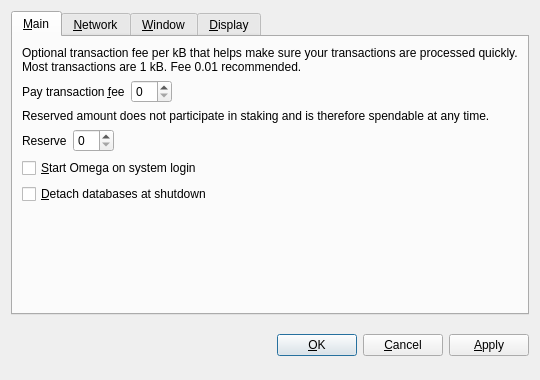
<?xml version="1.0" encoding="UTF-8"?>
<ui version="4.0">
 <class>OptionsDialog</class>
 <widget class="QDialog" name="OptionsDialog">
  <property name="geometry">
   <rect>
    <x>0</x>
    <y>0</y>
    <width>540</width>
    <height>380</height>
   </rect>
  </property>
  <property name="windowTitle">
   <string>Options</string>
  </property>
  <property name="modal">
   <bool>true</bool>
  </property>
  <layout class="QVBoxLayout" name="verticalLayout">
   <item>
    <widget class="QTabWidget" name="tabWidget">
     <property name="tabPosition">
      <enum>QTabWidget::North</enum>
     </property>
     <property name="currentIndex">
      <number>0</number>
     </property>
     <widget class="QWidget" name="tabMain">
      <attribute name="title">
       <string>&amp;Main</string>
      </attribute>
      <layout class="QVBoxLayout" name="verticalLayout_Main">
       <item>
        <widget class="QLabel" name="transactionFeeInfoLabel">
         <property name="text">
          <string>Optional transaction fee per kB that helps make sure your transactions are processed quickly. Most transactions are 1 kB. Fee 0.01 recommended.</string>
         </property>
         <property name="textFormat">
          <enum>Qt::PlainText</enum>
         </property>
         <property name="wordWrap">
          <bool>true</bool>
         </property>
        </widget>
       </item>
       <item>
        <layout class="QHBoxLayout" name="horizontalLayoutFee">
         <item>
          <widget class="QLabel" name="transactionFeeLabel">
           <property name="text">
            <string>Pay transaction &amp;fee</string>
           </property>
           <property name="textFormat">
            <enum>Qt::PlainText</enum>
           </property>
           <property name="buddy">
            <cstring>transactionFee</cstring>
           </property>
          </widget>
         </item>
         <item>
          <widget class="BitcoinAmountField" name="transactionFee"/>
         </item>
         <item>
          <spacer name="horizontalSpacerFee">
           <property name="orientation">
            <enum>Qt::Horizontal</enum>
           </property>
           <property name="sizeHint" stdset="0">
            <size>
             <width>40</width>
             <height>20</height>
            </size>
           </property>
          </spacer>
         </item>
        </layout>
       </item>
       <item>
        <widget class="QLabel" name="reserveBalanceInfoLabel">
         <property name="text">
          <string>Reserved amount does not participate in staking and is therefore spendable at any time.</string>
         </property>
         <property name="textFormat">
          <enum>Qt::PlainText</enum>
         </property>
         <property name="wordWrap">
          <bool>true</bool>
         </property>
        </widget>
       </item>
       <item>
        <layout class="QHBoxLayout" name="horizontalLayoutReserveBalance">
         <item>
          <widget class="QLabel" name="reserveBalanceLabel">
           <property name="text">
            <string>Reserve</string>
           </property>
           <property name="textFormat">
            <enum>Qt::PlainText</enum>
           </property>
           <property name="buddy">
            <cstring>reserveBalance</cstring>
           </property>
          </widget>
         </item>
         <item>
          <widget class="BitcoinAmountField" name="reserveBalance"/>
         </item>
         <item>
          <spacer name="horizontalSpacerReserveBalance">
           <property name="orientation">
            <enum>Qt::Horizontal</enum>
           </property>
           <property name="sizeHint" stdset="0">
            <size>
             <width>40</width>
             <height>20</height>
            </size>
           </property>
          </spacer>
         </item>
        </layout>
       </item>
       <item>
        <widget class="QCheckBox" name="bitcoinAtStartup">
         <property name="toolTip">
          <string>Automatically start Omega after logging in to the system.</string>
         </property>
         <property name="text">
          <string>&amp;Start Omega on system login</string>
         </property>
        </widget>
       </item>
       <item>
        <widget class="QCheckBox" name="detachDatabases">
         <property name="toolTip">
          <string>Detach block and address databases at shutdown. This means they can be moved to another data directory, but it slows down shutdown. The wallet is always detached.</string>
         </property>
         <property name="text">
          <string>&amp;Detach databases at shutdown</string>
         </property>
        </widget>
       </item>
       <item>
        <spacer name="verticalSpacer_Main">
         <property name="orientation">
          <enum>Qt::Vertical</enum>
         </property>
         <property name="sizeHint" stdset="0">
          <size>
           <width>20</width>
           <height>40</height>
          </size>
         </property>
        </spacer>
       </item>
      </layout>
     </widget>
     <widget class="QWidget" name="tabNetwork">
      <attribute name="title">
       <string>&amp;Network</string>
      </attribute>
      <layout class="QVBoxLayout" name="verticalLayout_Network">
       <item>
        <widget class="QCheckBox" name="mapPortUpnp">
         <property name="toolTip">
          <string>Automatically open the Omega client port on the router. This only works when your router supports UPnP and it is enabled.</string>
         </property>
         <property name="text">
          <string>Map port using &amp;UPnP</string>
         </property>
        </widget>
       </item>
       <item>
        <widget class="QCheckBox" name="connectSocks">
         <property name="toolTip">
          <string>Connect to the Omega network through a SOCKS proxy (e.g. when connecting through Tor).</string>
         </property>
         <property name="text">
          <string>&amp;Connect through SOCKS proxy:</string>
         </property>
        </widget>
       </item>
       <item>
        <layout class="QHBoxLayout" name="horizontalLayout_Network">
         <item>
          <widget class="QLabel" name="proxyIpLabel">
           <property name="text">
            <string>Proxy &amp;IP:</string>
           </property>
           <property name="textFormat">
            <enum>Qt::PlainText</enum>
           </property>
           <property name="buddy">
            <cstring>proxyIp</cstring>
           </property>
          </widget>
         </item>
         <item>
          <widget class="QValidatedLineEdit" name="proxyIp">
           <property name="maximumSize">
            <size>
             <width>140</width>
             <height>16777215</height>
            </size>
           </property>
           <property name="toolTip">
            <string>IP address of the proxy (e.g. 127.0.0.1)</string>
           </property>
          </widget>
         </item>
         <item>
          <widget class="QLabel" name="proxyPortLabel">
           <property name="text">
            <string>&amp;Port:</string>
           </property>
           <property name="textFormat">
            <enum>Qt::PlainText</enum>
           </property>
           <property name="buddy">
            <cstring>proxyPort</cstring>
           </property>
          </widget>
         </item>
         <item>
          <widget class="QLineEdit" name="proxyPort">
           <property name="maximumSize">
            <size>
             <width>55</width>
             <height>16777215</height>
            </size>
           </property>
           <property name="toolTip">
            <string>Port of the proxy (e.g. 9050)</string>
           </property>
          </widget>
         </item>
         <item>
          <widget class="QLabel" name="socksVersionLabel">
           <property name="text">
            <string>SOCKS &amp;Version:</string>
           </property>
           <property name="textFormat">
            <enum>Qt::PlainText</enum>
           </property>
           <property name="buddy">
            <cstring>socksVersion</cstring>
           </property>
          </widget>
         </item>
         <item>
          <widget class="QValueComboBox" name="socksVersion">
           <property name="toolTip">
            <string>SOCKS version of the proxy (e.g. 5)</string>
           </property>
          </widget>
         </item>
         <item>
          <spacer name="horizontalSpacer_Network">
           <property name="orientation">
            <enum>Qt::Horizontal</enum>
           </property>
           <property name="sizeHint" stdset="0">
            <size>
             <width>40</width>
             <height>20</height>
            </size>
           </property>
          </spacer>
         </item>
        </layout>
       </item>
       <item>
        <spacer name="verticalSpacer_Network">
         <property name="orientation">
          <enum>Qt::Vertical</enum>
         </property>
         <property name="sizeHint" stdset="0">
          <size>
           <width>20</width>
           <height>40</height>
          </size>
         </property>
        </spacer>
       </item>
      </layout>
     </widget>
     <widget class="QWidget" name="tabWindow">
      <attribute name="title">
       <string>&amp;Window</string>
      </attribute>
      <layout class="QVBoxLayout" name="verticalLayout_Window">
       <item>
        <widget class="QCheckBox" name="minimizeToTray">
         <property name="toolTip">
          <string>Show only a tray icon after minimizing the window.</string>
         </property>
         <property name="text">
          <string>&amp;Minimize to the tray instead of the taskbar</string>
         </property>
        </widget>
       </item>
       <item>
        <widget class="QCheckBox" name="minimizeOnClose">
         <property name="toolTip">
          <string>Minimize instead of exit the application when the window is closed. When this option is enabled, the application will be closed only after selecting Quit in the menu.</string>
         </property>
         <property name="text">
          <string>M&amp;inimize on close</string>
         </property>
        </widget>
       </item>
       <item>
        <spacer name="verticalSpacer_Window">
         <property name="orientation">
          <enum>Qt::Vertical</enum>
         </property>
         <property name="sizeHint" stdset="0">
          <size>
           <width>20</width>
           <height>40</height>
          </size>
         </property>
        </spacer>
       </item>
      </layout>
     </widget>
     <widget class="QWidget" name="tabDisplay">
      <attribute name="title">
       <string>&amp;Display</string>
      </attribute>
      <layout class="QVBoxLayout" name="verticalLayout_Display">
       <item>
        <layout class="QHBoxLayout" name="horizontalLayout_1_Display">
         <item>
          <widget class="QLabel" name="langLabel">
           <property name="text">
            <string>User Interface &amp;language:</string>
           </property>
           <property name="textFormat">
            <enum>Qt::PlainText</enum>
           </property>
           <property name="buddy">
            <cstring>lang</cstring>
           </property>
          </widget>
         </item>
         <item>
          <widget class="QValueComboBox" name="lang">
           <property name="toolTip">
            <string>The user interface language can be set here. This setting will take effect after restarting Omega.</string>
           </property>
          </widget>
         </item>
        </layout>
       </item>
       <item>
        <layout class="QHBoxLayout" name="horizontalLayout_2_Display">
         <item>
          <widget class="QLabel" name="unitLabel">
           <property name="text">
            <string>&amp;Unit to show amounts in:</string>
           </property>
           <property name="textFormat">
            <enum>Qt::PlainText</enum>
           </property>
           <property name="buddy">
            <cstring>unit</cstring>
           </property>
          </widget>
         </item>
         <item>
          <widget class="QValueComboBox" name="unit">
           <property name="toolTip">
            <string>Choose the default subdivision unit to show in the interface and when sending coins.</string>
           </property>
          </widget>
         </item>
        </layout>
       </item>
       <item>
        <widget class="QCheckBox" name="displayAddresses">
         <property name="toolTip">
          <string>Whether to show Omega addresses in the transaction list or not.</string>
         </property>
         <property name="text">
          <string>&amp;Display addresses in transaction list</string>
         </property>
        </widget>
       </item>
       <item>
        <widget class="QCheckBox" name="coinControlFeatures">
         <property name="toolTip">
          <string>Whether to show coin control features or not.</string>
         </property>
         <property name="text">
          <string>Display coin &amp;control features (experts only!)</string>
         </property>
        </widget>
       </item>
       <item>
        <spacer name="verticalSpacer_Display">
         <property name="orientation">
          <enum>Qt::Vertical</enum>
         </property>
         <property name="sizeHint" stdset="0">
          <size>
           <width>20</width>
           <height>40</height>
          </size>
         </property>
        </spacer>
       </item>
      </layout>
     </widget>
    </widget>
   </item>
   <item>
    <layout class="QHBoxLayout" name="horizontalLayout_Buttons">
     <item>
      <spacer name="horizontalSpacer_1">
       <property name="orientation">
        <enum>Qt::Horizontal</enum>
       </property>
       <property name="sizeHint" stdset="0">
        <size>
         <width>40</width>
         <height>48</height>
        </size>
       </property>
      </spacer>
     </item>
     <item>
      <widget class="QLabel" name="statusLabel">
       <property name="font">
        <font>
         <weight>75</weight>
         <bold>true</bold>
        </font>
       </property>
       <property name="text">
        <string/>
       </property>
       <property name="textFormat">
        <enum>Qt::PlainText</enum>
       </property>
       <property name="wordWrap">
        <bool>true</bool>
       </property>
      </widget>
     </item>
     <item>
      <spacer name="horizontalSpacer_2">
       <property name="orientation">
        <enum>Qt::Horizontal</enum>
       </property>
       <property name="sizeHint" stdset="0">
        <size>
         <width>40</width>
         <height>48</height>
        </size>
       </property>
      </spacer>
     </item>
     <item>
      <widget class="QPushButton" name="okButton">
       <property name="text">
        <string>&amp;OK</string>
       </property>
      </widget>
     </item>
     <item>
      <widget class="QPushButton" name="cancelButton">
       <property name="text">
        <string>&amp;Cancel</string>
       </property>
       <property name="autoDefault">
        <bool>false</bool>
       </property>
      </widget>
     </item>
     <item>
      <widget class="QPushButton" name="applyButton">
       <property name="text">
        <string>&amp;Apply</string>
       </property>
       <property name="autoDefault">
        <bool>false</bool>
       </property>
      </widget>
     </item>
    </layout>
   </item>
  </layout>
 </widget>
 <customwidgets>
  <customwidget>
   <class>BitcoinAmountField</class>
   <extends>QSpinBox</extends>
   <header>bitcoinamountfield.h</header>
  </customwidget>
  <customwidget>
   <class>QValueComboBox</class>
   <extends>QComboBox</extends>
   <header>qvaluecombobox.h</header>
  </customwidget>
  <customwidget>
   <class>QValidatedLineEdit</class>
   <extends>QLineEdit</extends>
   <header>qvalidatedlineedit.h</header>
  </customwidget>
 </customwidgets>
 <resources/>
 <connections/>
</ui>
